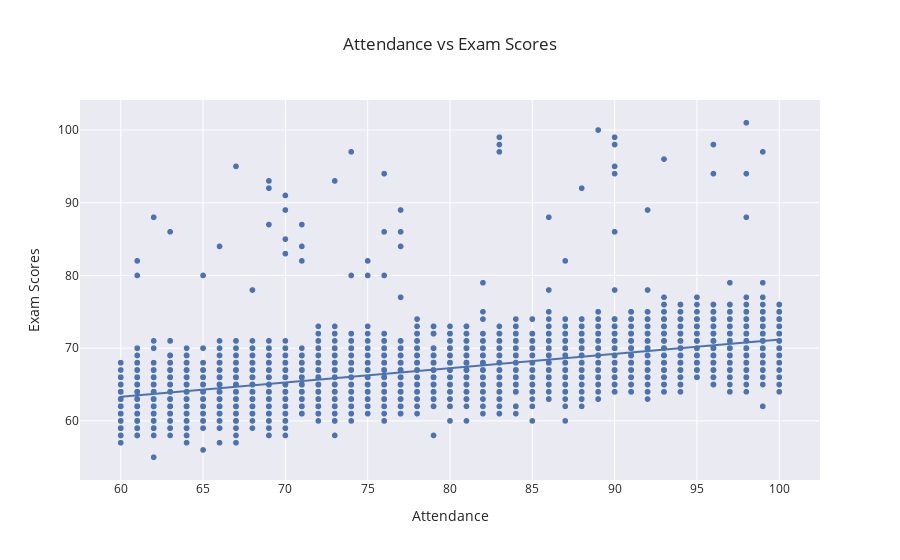

The notebook cell saved with this chart:
### Code cell
#comparison of attendance and exam scores
attendance_to_scores = px.scatter(data, x='Attendance', y='Exam_Score', title='Attendance vs Exam Scores', labels={'Attendance': 'Attendance', 'Exam_Score': 'Exam Scores'},trendline="ols", template='seaborn')
attendance_to_scores.show()

### Figure 1 — Plotly figure (JSON) as saved in the notebook; plotly's stock layout.template omitted (floating-point values rounded to 4 significant figures; data arrays with more than 128 entries replaced by an {"elided": "..."} marker saying what was removed)
{"data": [{"hovertemplate": "Attendance=%{x}<br>Exam Scores=%{y}<extra></extra>", "legendgroup": "", "marker": {"color": "rgb(76,114,176)", "symbol": "circle"}, "mode": "markers", "name": "", "showlegend": false, "type": "scattergl", "x": {"elided": "6378 int values"}, "xaxis": "x", "y": {"elided": "6378 int values"}, "yaxis": "y"}, {"hovertemplate": "<b>OLS trendline</b><br>Exam_Score = 0.196633 * Attendance + 51.5173<br>R<sup>2</sup>=0.336700<br><br>Attendance=%{x}<br>Exam Scores=%{y} <b>(trend)</b><extra></extra>", "legendgroup": "", "marker": {"color": "rgb(76,114,176)", "symbol": "circle"}, "mode": "lines", "name": "", "showlegend": false, "type": "scattergl", "x": {"elided": "6378 int values"}, "xaxis": "x", "y": {"elided": "6378 float values"}, "yaxis": "y"}], "layout": {"legend": {"tracegroupgap": 0}, "title": {"text": "Attendance vs Exam Scores"}, "xaxis": {"anchor": "y", "domain": [0, 1], "title": {"text": "Attendance"}}, "yaxis": {"anchor": "x", "domain": [0, 1], "title": {"text": "Exam Scores"}}}}
